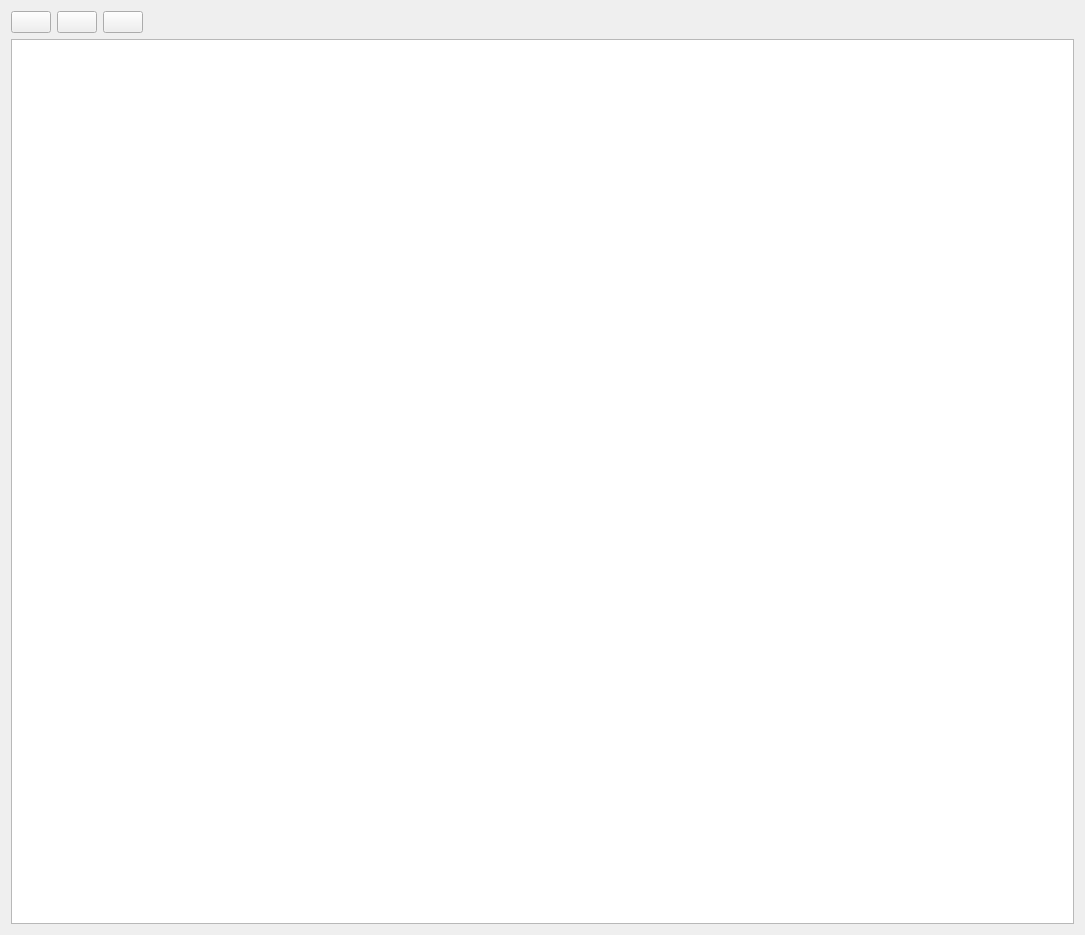
<?xml version="1.0" encoding="UTF-8"?>
<ui version="4.0">
 <class>SensorsWidget</class>
 <widget class="QWidget" name="SensorsWidget">
  <property name="geometry">
   <rect>
    <x>0</x>
    <y>0</y>
    <width>1085</width>
    <height>935</height>
   </rect>
  </property>
  <property name="windowTitle">
   <string>Form</string>
  </property>
  <layout class="QVBoxLayout" name="verticalLayout">
   <item>
    <widget class="QWidget" name="widget" native="true">
     <layout class="QHBoxLayout" name="horizontalLayout">
      <property name="leftMargin">
       <number>0</number>
      </property>
      <property name="topMargin">
       <number>0</number>
      </property>
      <property name="rightMargin">
       <number>0</number>
      </property>
      <property name="bottomMargin">
       <number>0</number>
      </property>
      <item>
       <widget class="QPushButton" name="add">
        <property name="text">
         <string/>
        </property>
        <property name="icon">
         <iconset resource="../res/res.qrc">
          <normaloff>:/icons/ui/add.png</normaloff>:/icons/ui/add.png</iconset>
        </property>
        <property name="iconSize">
         <size>
          <width>24</width>
          <height>24</height>
         </size>
        </property>
       </widget>
      </item>
      <item>
       <widget class="QPushButton" name="remove">
        <property name="text">
         <string/>
        </property>
        <property name="icon">
         <iconset resource="../res/res.qrc">
          <normaloff>:/icons/ui/remove.png</normaloff>:/icons/ui/remove.png</iconset>
        </property>
        <property name="iconSize">
         <size>
          <width>24</width>
          <height>24</height>
         </size>
        </property>
       </widget>
      </item>
      <item>
       <widget class="QPushButton" name="reload">
        <property name="text">
         <string/>
        </property>
        <property name="icon">
         <iconset resource="../res/res.qrc">
          <normaloff>:/icons/ui/reload.png</normaloff>:/icons/ui/reload.png</iconset>
        </property>
        <property name="iconSize">
         <size>
          <width>24</width>
          <height>24</height>
         </size>
        </property>
       </widget>
      </item>
      <item>
       <spacer name="horizontalSpacer">
        <property name="orientation">
         <enum>Qt::Horizontal</enum>
        </property>
        <property name="sizeHint" stdset="0">
         <size>
          <width>40</width>
          <height>20</height>
         </size>
        </property>
       </spacer>
      </item>
     </layout>
    </widget>
   </item>
   <item>
    <widget class="QTreeView" name="list"/>
   </item>
  </layout>
 </widget>
 <resources>
  <include location="../res/res.qrc"/>
 </resources>
 <connections/>
</ui>
